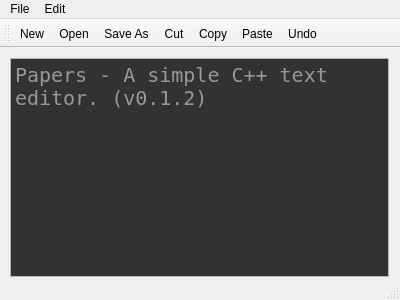
<?xml version="1.0" encoding="UTF-8"?>
<ui version="4.0">
 <class>Papers</class>
 <widget class="QMainWindow" name="Papers">
  <property name="geometry">
   <rect>
    <x>0</x>
    <y>0</y>
    <width>400</width>
    <height>300</height>
   </rect>
  </property>
  <property name="windowTitle">
   <string>Papers</string>
  </property>
  <widget class="QWidget" name="centralWidget">
   <widget class="QWidget" name="verticalLayoutWidget">
    <property name="geometry">
     <rect>
      <x>-1</x>
      <y>-1</y>
      <width>401</width>
      <height>241</height>
     </rect>
    </property>
    <layout class="QVBoxLayout" name="verticalLayout">
     <item>
      <widget class="QPlainTextEdit" name="plainTextEdit">
       <property name="palette">
        <palette>
         <active>
          <colorrole role="Text">
           <brush brushstyle="SolidPattern">
            <color alpha="255">
             <red>255</red>
             <green>255</green>
             <blue>255</blue>
            </color>
           </brush>
          </colorrole>
          <colorrole role="Base">
           <brush brushstyle="SolidPattern">
            <color alpha="255">
             <red>49</red>
             <green>50</green>
             <blue>52</blue>
            </color>
           </brush>
          </colorrole>
         </active>
         <inactive>
          <colorrole role="Text">
           <brush brushstyle="SolidPattern">
            <color alpha="255">
             <red>255</red>
             <green>255</green>
             <blue>255</blue>
            </color>
           </brush>
          </colorrole>
          <colorrole role="Base">
           <brush brushstyle="SolidPattern">
            <color alpha="255">
             <red>49</red>
             <green>50</green>
             <blue>52</blue>
            </color>
           </brush>
          </colorrole>
         </inactive>
         <disabled>
          <colorrole role="Text">
           <brush brushstyle="SolidPattern">
            <color alpha="255">
             <red>128</red>
             <green>128</green>
             <blue>128</blue>
            </color>
           </brush>
          </colorrole>
          <colorrole role="Base">
           <brush brushstyle="SolidPattern">
            <color alpha="255">
             <red>236</red>
             <green>236</green>
             <blue>236</blue>
            </color>
           </brush>
          </colorrole>
         </disabled>
        </palette>
       </property>
       <property name="font">
        <font>
         <family>Andale Mono</family>
         <pointsize>15</pointsize>
         <weight>50</weight>
         <bold>false</bold>
        </font>
       </property>
       <property name="backgroundVisible">
        <bool>false</bool>
       </property>
       <property name="placeholderText">
        <string>Papers - A simple C++ text editor. (v0.1.2)</string>
       </property>
      </widget>
     </item>
    </layout>
   </widget>
  </widget>
  <widget class="QMenuBar" name="menuBar">
   <property name="geometry">
    <rect>
     <x>0</x>
     <y>0</y>
     <width>400</width>
     <height>22</height>
    </rect>
   </property>
   <widget class="QMenu" name="menuFile">
    <property name="title">
     <string>File</string>
    </property>
    <addaction name="actionNew"/>
    <addaction name="actionSave"/>
    <addaction name="actionOpen"/>
    <addaction name="actionSave_As"/>
   </widget>
   <widget class="QMenu" name="menuEdit">
    <property name="title">
     <string>Edit</string>
    </property>
    <addaction name="actionCut"/>
    <addaction name="actionCopy"/>
    <addaction name="actionPaste"/>
    <addaction name="actionUndo"/>
    <addaction name="actionRedo"/>
   </widget>
   <addaction name="menuFile"/>
   <addaction name="menuEdit"/>
  </widget>
  <widget class="QToolBar" name="mainToolBar">
   <attribute name="toolBarArea">
    <enum>TopToolBarArea</enum>
   </attribute>
   <attribute name="toolBarBreak">
    <bool>false</bool>
   </attribute>
   <addaction name="actionNew"/>
   <addaction name="actionOpen"/>
   <addaction name="actionSave_As"/>
   <addaction name="actionCut"/>
   <addaction name="actionCopy"/>
   <addaction name="actionPaste"/>
   <addaction name="actionUndo"/>
  </widget>
  <widget class="QStatusBar" name="statusBar"/>
  <action name="actionNew">
   <property name="icon">
    <iconset resource="resources.qrc">
     <normaloff>:/imgs/New.bmp</normaloff>:/imgs/New.bmp</iconset>
   </property>
   <property name="text">
    <string>New</string>
   </property>
  </action>
  <action name="actionSave">
   <property name="icon">
    <iconset>
     <normalon>:/imgs/Save.bmp</normalon>
    </iconset>
   </property>
   <property name="text">
    <string>Save</string>
   </property>
  </action>
  <action name="actionCut">
   <property name="icon">
    <iconset resource="resources.qrc">
     <normaloff>:/imgs/Cut.bmp</normaloff>:/imgs/Cut.bmp</iconset>
   </property>
   <property name="text">
    <string>Cut</string>
   </property>
  </action>
  <action name="actionCopy">
   <property name="icon">
    <iconset resource="resources.qrc">
     <normaloff>:/imgs/Copy.bmp</normaloff>:/imgs/Copy.bmp</iconset>
   </property>
   <property name="text">
    <string>Copy</string>
   </property>
  </action>
  <action name="actionPaste">
   <property name="icon">
    <iconset resource="resources.qrc">
     <normaloff>:/imgs/Paste.bmp</normaloff>:/imgs/Paste.bmp</iconset>
   </property>
   <property name="text">
    <string>Paste</string>
   </property>
  </action>
  <action name="actionUndo">
   <property name="text">
    <string>Undo</string>
   </property>
  </action>
  <action name="actionRedo">
   <property name="text">
    <string>Redo</string>
   </property>
  </action>
  <action name="actionOpen">
   <property name="icon">
    <iconset>
     <normalon>:/imgs/Open.bmp</normalon>
    </iconset>
   </property>
   <property name="text">
    <string>Open</string>
   </property>
  </action>
  <action name="actionSave_As">
   <property name="icon">
    <iconset resource="resources.qrc">
     <normaloff>:/imgs/Save.bmp</normaloff>:/imgs/Save.bmp</iconset>
   </property>
   <property name="text">
    <string>Save As</string>
   </property>
  </action>
 </widget>
 <layoutdefault spacing="6" margin="11"/>
 <resources>
  <include location="resources.qrc"/>
 </resources>
 <connections/>
</ui>
